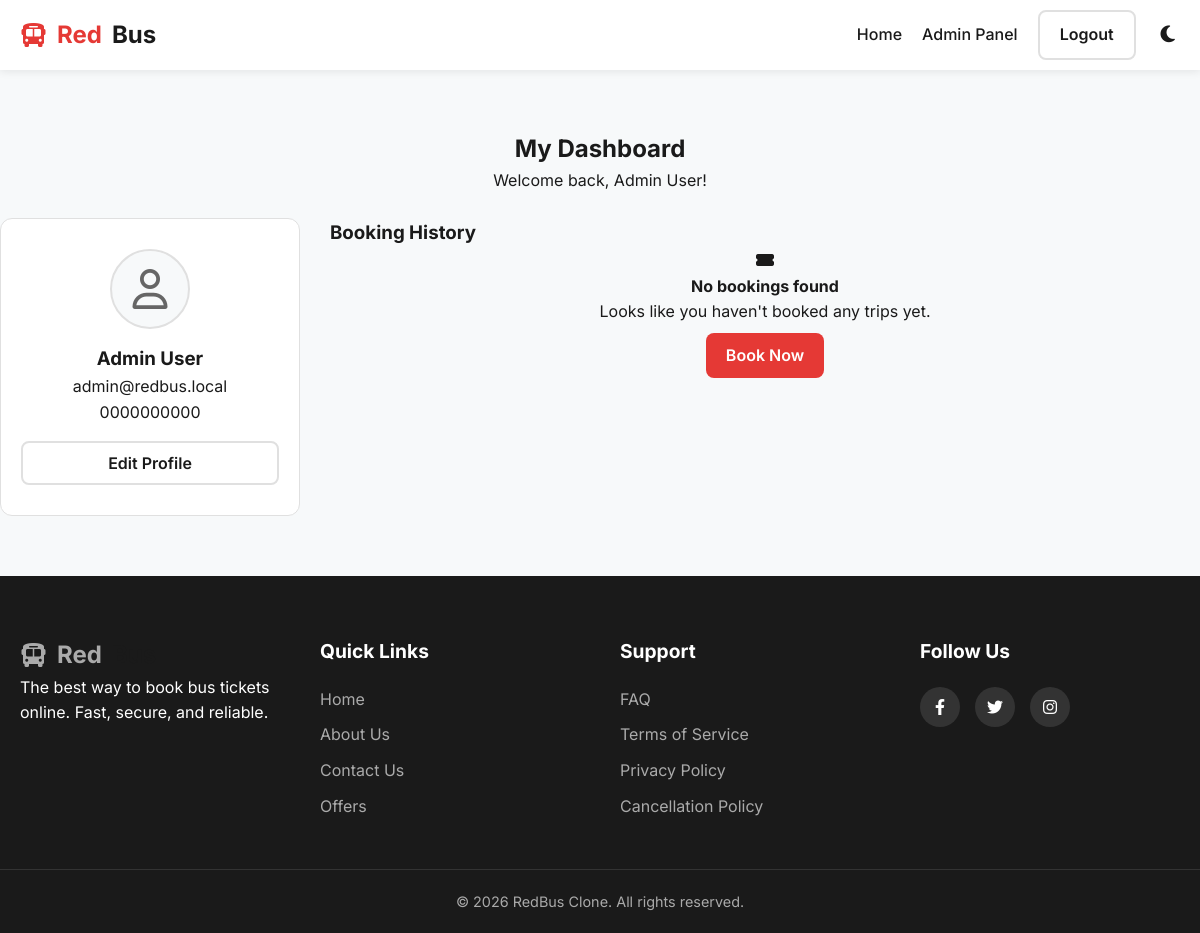
The app's page /dashboard (signed in) with its own data.
### tables this page shows
CREATE TABLE users (
                id INTEGER PRIMARY KEY AUTOINCREMENT,
                name TEXT NOT NULL,
                email TEXT UNIQUE NOT NULL,
                password_hash TEXT NOT NULL,
                role TEXT DEFAULT 'user',
                phone TEXT
            );

### app.py (the view)
@app.route('/dashboard')
@login_required
def dashboard():
    db = get_db()
    user = db.execute("SELECT * FROM users WHERE id = ?", (session['user_id'],)).fetchone()
    bookings = db.execute("""
        SELECT b.id as booking_id, b.total_price, b.status, b.booking_date,
               r.source, r.destination, r.date as journey_date,
               bus.operator, bus.name as bus_name
        FROM bookings b
        JOIN routes r ON b.route_id = r.id
        JOIN buses bus ON r.bus_id = bus.id
        WHERE b.user_id = ?
        ORDER BY b.booking_date DESC
    """, (session['user_id'],)).fetchall()
    return render_template('dashboard.html', user=user, bookings=bookings)

### app.py (called while the page is built)
def get_db():
    db = getattr(g, '_database', None)
    if db is None:
        db = g._database = sqlite3.connect(DATABASE)
        db.row_factory = sqlite3.Row
    return db

@app.teardown_appcontext
def close_connection(exception):
    db = getattr(g, '_database', None)
    if db is not None:
        db.close()

@app.before_request
def initialize_database():
    if not os.path.exists(DATABASE):
        init_db()
        print("Initialized database with seed data.")

def login_required(f):
    @wraps(f)
    def decorated_function(*args, **kwargs):
        if 'user_id' not in session:
            flash('Please log in to access this page.', 'warning')
            return redirect(url_for('login', next=request.url))
        return f(*args, **kwargs)
    return decorated_function

@app.context_processor
def inject_user():
    user = None
    if 'user_id' in session:
        db = get_db()
        user = db.execute("SELECT * FROM users WHERE id = ?", (session['user_id'],)).fetchone()
    return dict(current_user=user)

### templates/dashboard.html (shortened to what this page needs)
{% extends 'base.html' %}
{% block content %}
<div class="container section-padding">
    <div class="dashboard-header text-center mb-4">
        <h2>My Dashboard</h2>
        <p>Welcome back, {{ user['name'] }}!</p>
    </div>
    <div class="dashboard-layout">
        <aside class="dashboard-sidebar">
            <div class="profile-card">
                <div class="profile-avatar">
                    <i class="fa-regular fa-user"></i>
                </div>
                <h3>{{ user['name'] }}</h3>
                <p>{{ user['email'] }}</p>
                <p>{{ user['phone'] }}</p>
                <button class="btn btn-outline btn-block mt-3">Edit Profile</button>
            </div>
        </aside>
        <div class="dashboard-main">
            <h3>Booking History</h3>
            {% if bookings %}
                <div class="bookings-list">
                    {% for b in bookings %}
                    <div class="booking-card">
                        <div class="booking-header">
                            <span class="booking-id">Booking ID: #{{ b['booking_id'] }}</span>
                            <span class="booking-status status-{{ b['status'] }}">{{ b['status'] | capitalize }}</span>
                        </div>
                        <div class="booking-body">
                            <div class="journey-info">
                                <h4>{{ b['operator'] }}</h4>
                                <p>{{ b['source'] }} <i class="fa-solid fa-arrow-right"></i> {{ b['destination'] }}</p>
                                <p><i class="fa-regular fa-calendar"></i> {{ b['journey_date'] }}</p>
                            </div>
                            <div class="price-info text-right">
                                <h3>₹{{ b['total_price'] }}</h3>
                                <p>Booked on {{ b['booking_date'].split(' ')[0] if b['booking_date'] else '' }}</p>
                            </div>
                        </div>
                        <div class="booking-footer">
                            <a href="{{ url_for('ticket', booking_id=b['booking_id']) }}" class="btn btn-outline btn-sm">View Ticket</a>
                            {% if b['status'] == 'confirmed' %}
                            <form action="{{ url_for('cancel_booking', booking_id=b['booking_id']) }}" method="POST" style="display:inline;" onsubmit="return confirm('Are you sure you want to cancel this booking?');">
                                <button type="submit" class="btn btn-danger btn-sm">Cancel Booking</button>
                            </form>
                            {% endif %}
                        </div>
                    </div>
                    {% endfor %}
                </div>
            {% else %}
                <div class="no-bookings text-center">
                    <div class="empty-icon"><i class="fa-solid fa-ticket-simple"></i></div>
                    <h4>No bookings found</h4>
                    <p>Looks like you haven't booked any trips yet.</p>
                    <a href="{{ url_for('index') }}" class="btn btn-primary mt-2">Book Now</a>
                </div>
            {% endif %}
        </div>
    </div>
</div>
{% endblock %}

### static/css/style.css (style rules this page uses)
:root { --primary-color: #e53935; --primary-hover: #c62828; --secondary-color: #2b32b2; --bg-color: #f7f9fa; --card-bg: #ffffff; --text-main: #1a1a1a; --text-muted: #666666; --border-color: #e0e0e0; --success-color: #4caf50; --danger-color: #f44336; --warning-color: #ff9800; --shadow-sm: 0 2px 8px rgba(0,0,0,0.08); --shadow-md: 0 4px 12px rgba(0,0,0,0.12); --shadow-lg: 0 10px 25px rgba(0,0,0,0.15); --border-radius: 12px; --font-family: 'Inter', sans-serif; --transition: all 0.3s ease; }
* { margin: 0; padding: 0; box-sizing: border-box; }
body { font-family: var(--font-family); background-color: var(--bg-color); color: var(--text-main); line-height: 1.6; transition: background-color 0.3s, color 0.3s; min-height: 100vh; display: flex; flex-direction: column; }
a { text-decoration: none; color: inherit; transition: var(--transition); }
.container { width: 100%; max-width: 1200px; margin: 0 auto; padding: 0 20px; }
.section-padding { padding: 60px 0; }
.text-center { text-align: center; }
.mb-4 { margin-bottom: 1.5rem; }
.mt-2 { margin-top: 0.5rem; }
.mt-3 { margin-top: 1rem; }
.btn { display: inline-block; padding: 10px 20px; border-radius: 8px; font-weight: 600; cursor: pointer; border: none; outline: none; transition: var(--transition); font-family: inherit; font-size: 1rem; text-align: center; }
.btn-primary { background-color: var(--primary-color); color: white; }
.btn-outline { background-color: transparent; border: 2px solid var(--border-color); color: var(--text-main); }
.btn-block { display: block; width: 100%; }
.dashboard-layout { display: flex; gap: 30px; }
.dashboard-sidebar { width: 300px; flex-shrink: 0; }
.profile-card { background-color: var(--card-bg); border: 1px solid var(--border-color); border-radius: var(--border-radius); padding: 30px 20px; text-align: center; }
.profile-avatar { width: 80px; height: 80px; background-color: var(--bg-color); border-radius: 50%; display: flex; align-items: center; justify-content: center; font-size: 2.5rem; color: var(--text-muted); margin: 0 auto 15px; border: 2px solid var(--border-color); }
.dashboard-main { flex-grow: 1; }

### records on screen
users: name "Admin User", email "admin@redbus.local", phone "0000000000"
